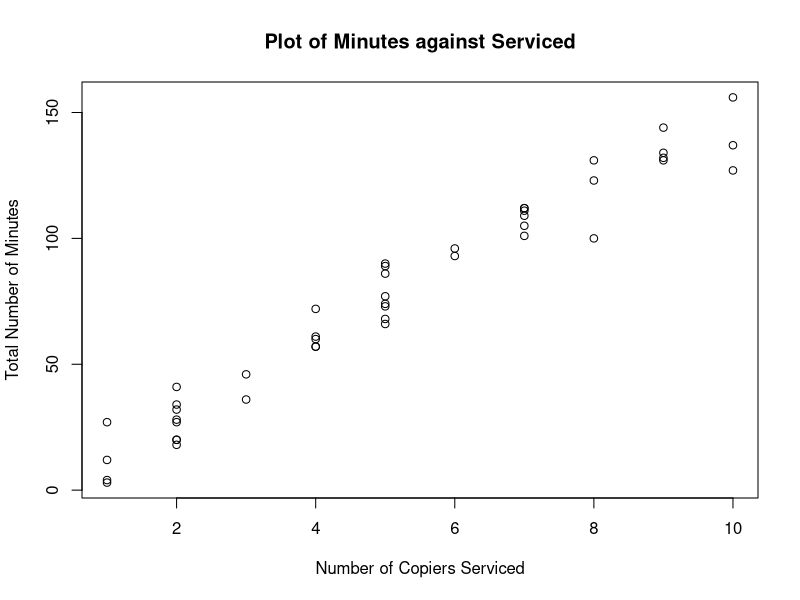

Source code (R):
getwd()
setwd("/Users/yunluli/Desktop/stat5120/hw2")
data<-read.table("Copier.txt", header=TRUE, sep="")
attach(data)
plot(Serviced, Minutes, xlab="Number of Copiers Serviced", ylab="Total Number of Minutes", main="Plot of Minutes against Serviced")
result=lm(Minutes~Serviced)
summary(result)
confint(result,level = 0.95)
anova(result)
newdata<-data.frame(Serviced=5)
predict.lm(result, newdata, interval="confidence", level=0.95)
